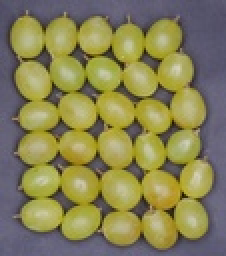
%> input picture aula_12_12/00.JPG, 113 x 128 px, shrunk from 2421 x 2749 before the run (shown 2 times larger)
$ octave --eval "result = showconica('00.JPG');"   (GNU Octave 9; MATLAB toolbox functions it lacks are replaced by stand-ins)
%> lines starting %> are read from the running program, lines starting %| are printed output that depends on the picture
### aula_12_12/conica.m
function [A B C D E F] = conica(x,y)
    n = size(x,2);
    P = [];
    for i = 1:n
        P = [P; [x(i)^2, y(i)^2, x(i)*y(i), x(i), y(i), 1]];
    end

    [u s v] = svd(P'*P);
    A = u(1,6); B = u(2,6); C = u(3,6); D = u(4,6); E = u(5,6); F = u(6,6);
end


### aula_12_12/showconica.m
function C = showconica(image)
%> called with image = '00.JPG'
    S = imread(image);
%> S is the input picture: size 128x113x3 uint8; mean R, G, B 135.4, 130.1, 85.6
    [m n k] = size(S);
%> m = 128; n = 113; k = 3
    if (k>1)
        S = rgb2gray(S);
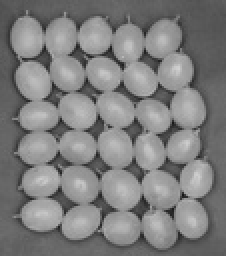
%> S: size 128x113 uint8 (shown 2 times larger); min 22, max 209, mean 126.6
    end
    X = [];
    Y = [];
    for i = 1:m
        for j=1:n
            if (S(i,j)>0)
                X = [X; i];
                Y = [Y; j];
            end
        end
    end
    [a b c d e f] = conica(X',Y');
%> the loop in conica, `for i = 1:n` made 14464 passes
%> P on passes 1 to 2: [1 1 1 1 1 1], [1 1 1 1 1 1; 1 4 2 1 2 1]
%> in conica, `[u s v] = svd(P'*P);`: u = [-0.718 0.625 0.306 0.00801 -0.00457 6.96e-05; -0.492 -0.767 0.411 0.00835 0.00643 8.97e-05; -0.492 -0.145 -0.858 -0.000877 -3.41e-05 9.4e-05; -0.00734 0.00399 0.00429 -0.769 0.639 -0.0161; -0.00592 -0.00681 0.00522 -0.639 -0.769 -0.0183; -8.6e-05 -2.13e-05 0.000187 -0.0241 -0.00377 1]; s = [1.33e+12 0 0 0 0 0; 0 2.66e+11 0 0 0 0; 0 0 2.4e+10 0 0 0; 0 0 0 5400092 0 0; 0 0 0 0 1060169.7 0; 0 0 0 0 0 537]; v has the same summary as u
%> in conica, `A = u(1,6)`: A = 6.96e-05
%> in conica, `B = u(2,6)`: B = 8.97e-05
%> in conica, `C = u(3,6)`: C = 9.4e-05
%> in conica, `D = u(4,6)`: D = -0.0161
%> in conica, `E = u(5,6)`: E = -0.0183
%> in conica, `F = u(6,6)`: F = 1
%> a = 6.96e-05; b = 8.97e-05; c = 9.4e-05; d = -0.0161; e = -0.0183; f = 1
    C = [];
    for x = 1:m
        for y = 1:n
            C(x,y) = (a*x^2 + b*y^2 + c*x*y + d*x + e*y + f)^0.2;
        end
    end
    imshow([S,(1-C)*255]);
%> (this line was passed over: imshow is not available in this run)
end


$ run again, on aula_12_12/I_0h_1.jpg
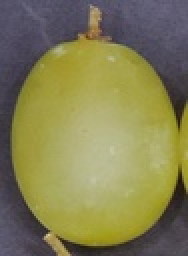
%> input picture aula_12_12/I_0h_1.jpg, 94 x 128 px, shrunk from 407 x 557 before the run (shown 2 times larger)
%> in showconica, S is the input picture: size 128x94x3 uint8; mean R, G, B 130.7, 126.6, 82.1
%> in showconica, `S = rgb2gray(S);`:
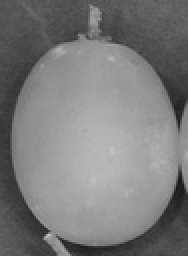
%> S: size 128x94 uint8 (shown 2 times larger); min 25, max 205, mean 122.7
%> the loop in conica, `for i = 1:n` made 12032 passes
%> P on passes 1 to 2: [1 1 1 1 1 1], [1 1 1 1 1 1; 1 4 2 1 2 1]
%> u = [-0.832 0.5 0.239 0.00838 -0.00375 6.94e-05; -0.337 -0.799 0.498 0.00945 0.00863 0.00013; -0.44 -0.334 -0.833 -0.000978 -8.81e-05 0.000113; -0.00834 0.00213 0.00448 -0.843 0.537 -0.0161; -0.00501 -0.00901 0.00697 -0.537 -0.843 -0.022; -9.3e-05 -5.72e-05 0.000238 -0.0253 -0.00993 1]; s = [9e+11 0 0 0 0 0; 0 1.37e+11 0 0 0 0; 0 0 1.31e+10 0 0 0; 0 0 0 3958336.5 0 0; 0 0 0 0 692329 0; 0 0 0 0 0 445]; v has the same summary as u
%> A = 6.94e-05
%> B = 0.00013
%> C = 0.000113
%> D = -0.0161
%> E = -0.022
%> F = 1
%> a = 6.94e-05; b = 0.00013; c = 0.000113; d = -0.0161; e = -0.022; f = 1
